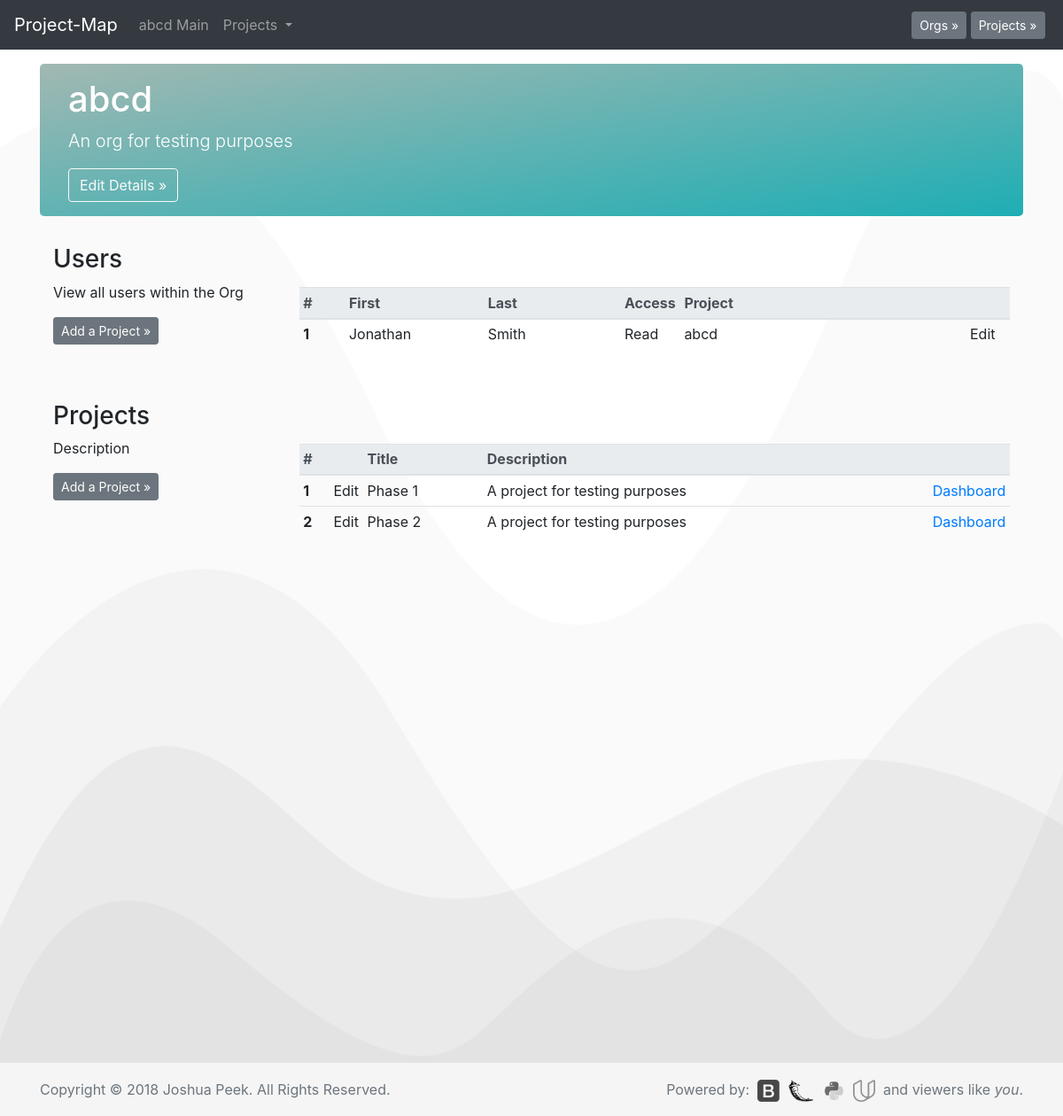
The app's page /o?1, older data.
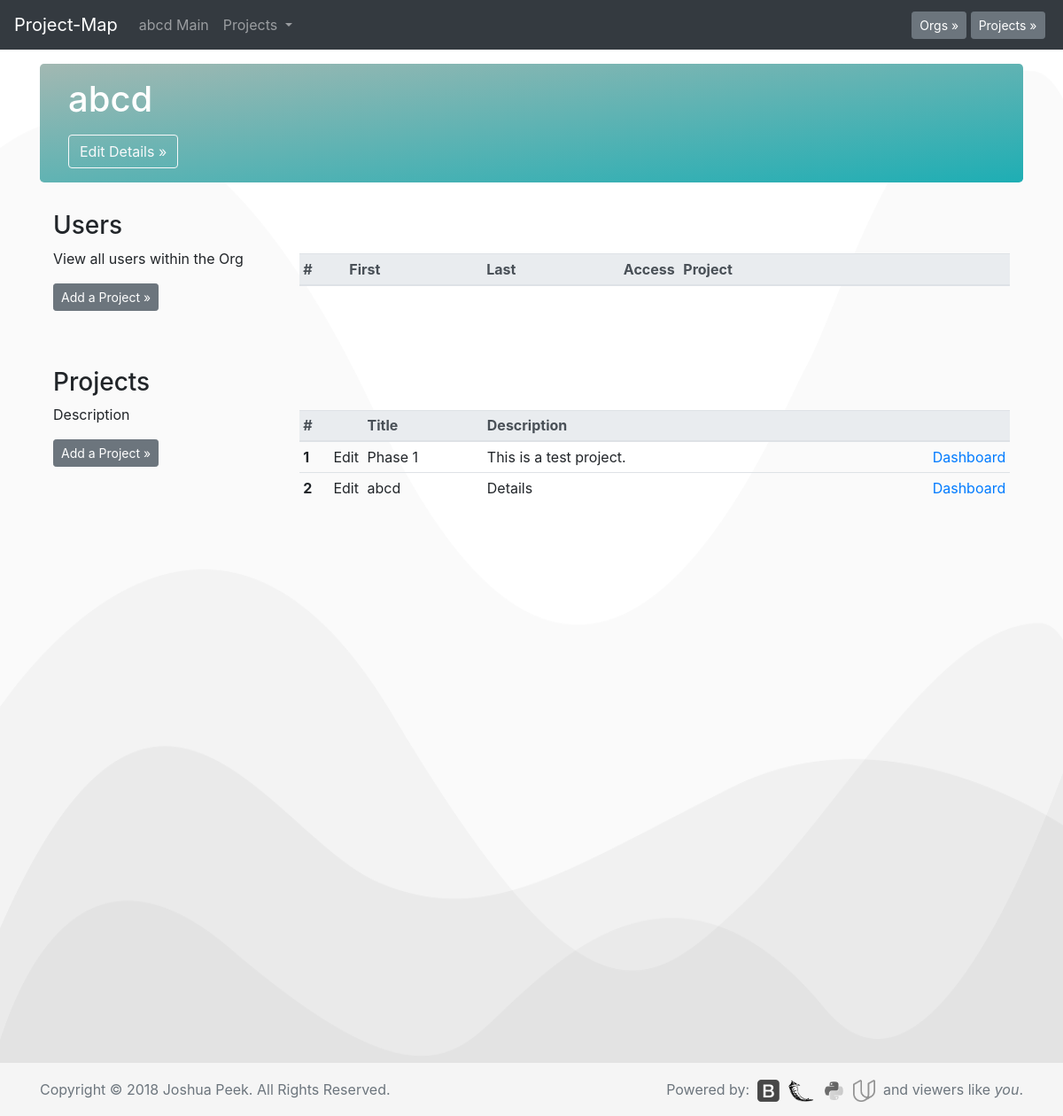
The same page, newer data.
### database_setup.py (models this page shows, shortened)
class Org(Base):
    __tablename__ = 'org'
    id = Column(Integer, primary_key=True)
    title = Column(String(250), nullable=False)
    description = Column(String(500))

class userOrg(Base):
    __tablename__ = 'userorg'
    id = Column(Integer, primary_key=True)
    access = Column(String(1), nullable=False)
    user_id = Column(Integer, ForeignKey('user.id'))
    user = relationship(user)
    org_id = Column(Integer, ForeignKey('org.id'))
    org = relationship(Org)

class user(Base):
    __tablename__ = 'user'
    id = Column(Integer, primary_key=True)
    firstname = Column(String(100))
    lastname = Column(String(100))
    email = Column(String(250))

class Project(Base):
    __tablename__ = 'project'
    id = Column(Integer, primary_key=True)
    title = Column(String(250), nullable=False)
    description = Column(String(500))
    org_id = Column(Integer, ForeignKey('org.id'))
    org = relationship(Org)

### app.py (the view)
@app.route('/o?<int:org_id>')
def orgPage(org_id):
    allorgs = session.query(Org).all()
    allprojects = session.query(Project).all()
    org = session.query(Org).filter_by(id=org_id).one()
    projects = session.query(Project).filter_by(org_id=org.id).all()
    userOrgs = session.query(userOrg).filter_by(org_id=org.id).all()
    return render_template('org.html', org=org, projects=projects,
                            allorgs=allorgs, allprojects=allprojects,
                            userOrgs=userOrgs)

### templates/org.html (shortened to what this page needs)
<!doctype html>
<html lang="en">
  {% include "header.html" %}
  <body>
    {% include "menu.html" %}
    <main role="main" class="container">
      <div class="jumbotron" style="padding:1rem 2rem;">
        <h1>{{org.title}}</h1>
        <p class="lead">{{org.description}}</p>
        <button type="button" class="btn btn-md btn btn-outline-light" data-toggle="modal" data-target="#edit-org-details">Edit Details &raquo;</button>
      </div>
      <div class="container">
        <div class="row mb-4">
          <div class="col-md-3">
            <h3>Users</h3>
              <p>View all users within the Org</p>
              <p><button type="button" class="btn btn-secondary btn-sm" data-toggle="modal" data-target="#add-project">Add a Project &raquo;</button></p>
              <br>
          </div>
          <div class="col-md-9">
            <br><br>
            <table class="table table-responsive table-sm table-hover" width="100%">
              <thead class="thead-light">
                <tr>
                  <th scope="col" width="55px">#</th>
                  <th scope="col" width="165px">First</th>
                  <th scope="col" width="165px">Last</th>
                  <th scope="col" width="50px">Access</th>
                  <th scope="col" width="350px">Project</th>
                  <th scope="col" width="51px"></th>
                </tr>
              </thead>
              <tbody>
                {% for i in userOrgs %}
                <tr>
                  <th scope="row">{{loop.index}}</th>
                  <td>{{i.user.firstname}}</td>
                  <td>{{i.user.lastname}}</td>
                  <td>
                    {% if i.access == "0" %}
                    None
                    {% elif i.access == "1" %}
                    Read
                    {% elif i.access == "2" %}
                    Edit
                    {% else %}
                    Error
                    {% endif %}
                  </td>
                  <td>{{i.org.title}}</td>
                  <td>Edit</td>
                </tr>
                {% endfor %}
              </tbody>
            </table>
          </div>
        </div>
      </div>
      <div class="container">
        <div class="row mb-4">
          <div class="col-md-3">
            <h3>Projects</h3>
              <p>Description</p>
              <p><button type="button" class="btn btn-secondary btn-sm" data-toggle="modal" data-target="#add-project">Add a Project &raquo;</button></p>
              <br>
          </div>
          <div class="col-md-9">
            <br><br>
            <table class="table table-responsive table-sm table-hover" width="100%">
              <thead class="thead-light">
                <tr>
                  <th scope="col" width="35px">#</th>
                  <th scope="col" width="30px"></th>
                  <th scope="col" width="140px">Title</th>
                  <th scope="col" width="527px">Description</th>
                  <th scope="col" width="70px"></th>
                </tr>
              </thead>
              <tbody>
                {% for i in projects %}
                <tr>
                  <th scope="row">{{loop.index}}</th>
                  <td>Edit</td>
                  <td>{{i.title}}</td>
                  <td>{{i.description}}</td>
                  <td><a href="{{url_for('projectPage', org_id = i.org.id,  project_id = i.id)}}">Dashboard</a></td>
                </tr>
                {% endfor %}
              </tbody>
            </table>
          </div>
        </div>
      </div>
    </main>
  {% include "footer.html" %}
  </body>
</html>

### templates/menu.html (shortened to what this page needs)
<nav class="navbar navbar-expand-md navbar-dark fixed-top bg-dark">
  <a class="navbar-brand" href="/">Project-Map</a>
  <div class="collapse navbar-collapse" id="navbarCollapse">
    <ul class="navbar-nav mr-auto">
      {% if org is defined %}
      <li class="nav-item">
        <a class="nav-link" href="{{url_for('orgPage', org_id=org.id)}}">
          {{org.title}} Main
        </a>
      </li>
      {% endif %}
      {% if projects is defined %}
      <li class="nav-item dropdown">
        <a class="nav-link dropdown-toggle" href="#" id="navbarDropdown" role="button" data-toggle="dropdown" aria-haspopup="true" aria-expanded="false">
          Projects
        </a>
      </li>
      {% endif %}
    </ul>
    {% if allorgs is defined %}
    <button type="button" class="btn btn-secondary btn-sm my-2 my-sm-0" data-toggle="modal" data-target="#org-select">Orgs &raquo;</button>&nbsp;
    {% endif %}
    {% if allprojects is defined %}
    <button type="button" class="btn btn-secondary btn-sm my-2 my-sm-0" data-toggle="modal" data-target="#project-select">Projects &raquo;</button>&nbsp;
    {% endif %}
  </div>
</nav>

Row changes from the older to the newer data that the page shows:
removed userOrg: user.firstname "Jonathan", user.lastname "Smith", access "Read", org "abcd"
removed Project: title "Phase 2", description "A project for testing purposes"
changed Org "abcd": description "An org for testing purposes" → (not shown)
changed Project "Phase 1": description "A project for testing purposes" → "This is a test project."
added Project: title "abcd", description "Details"
